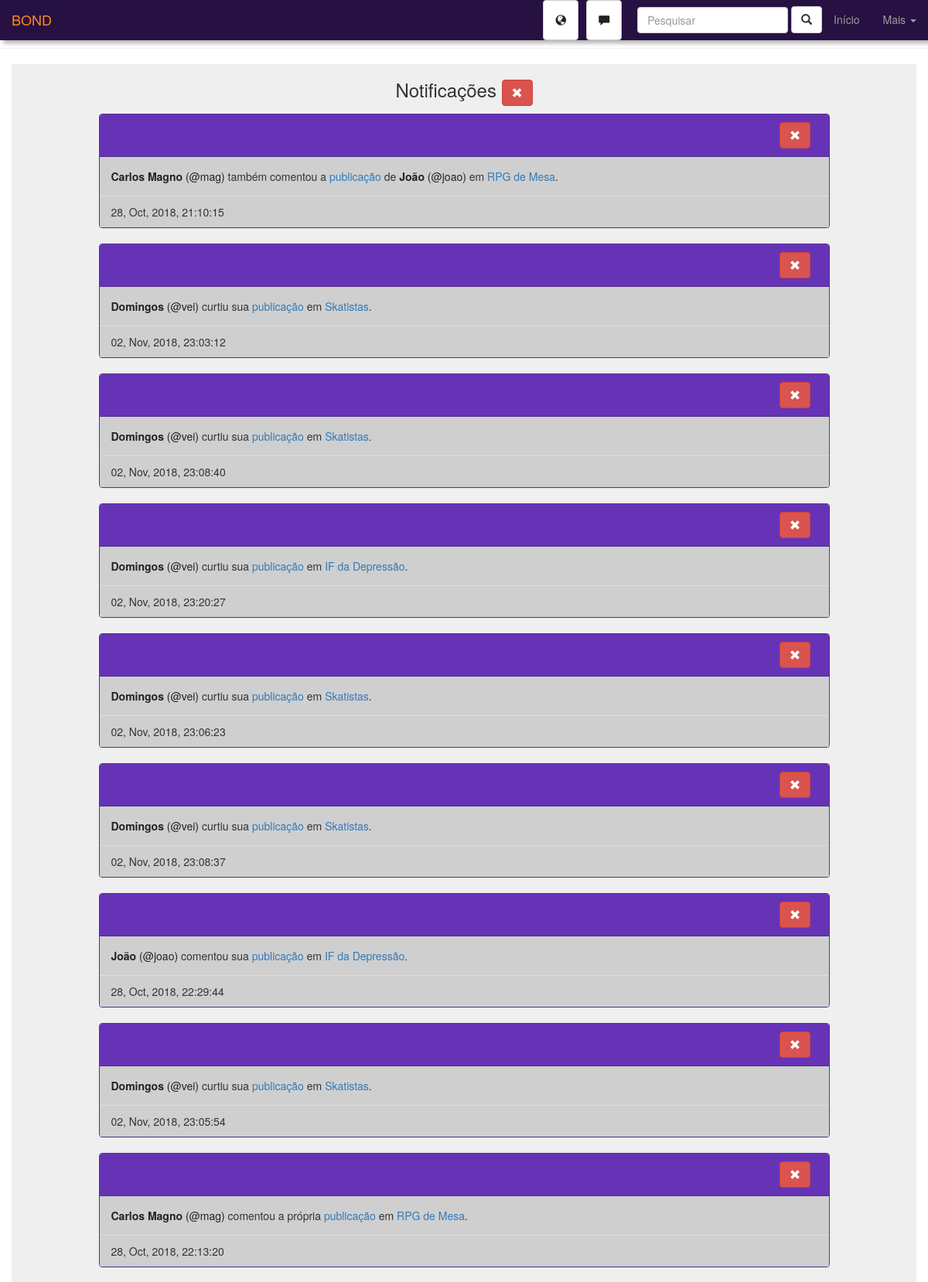
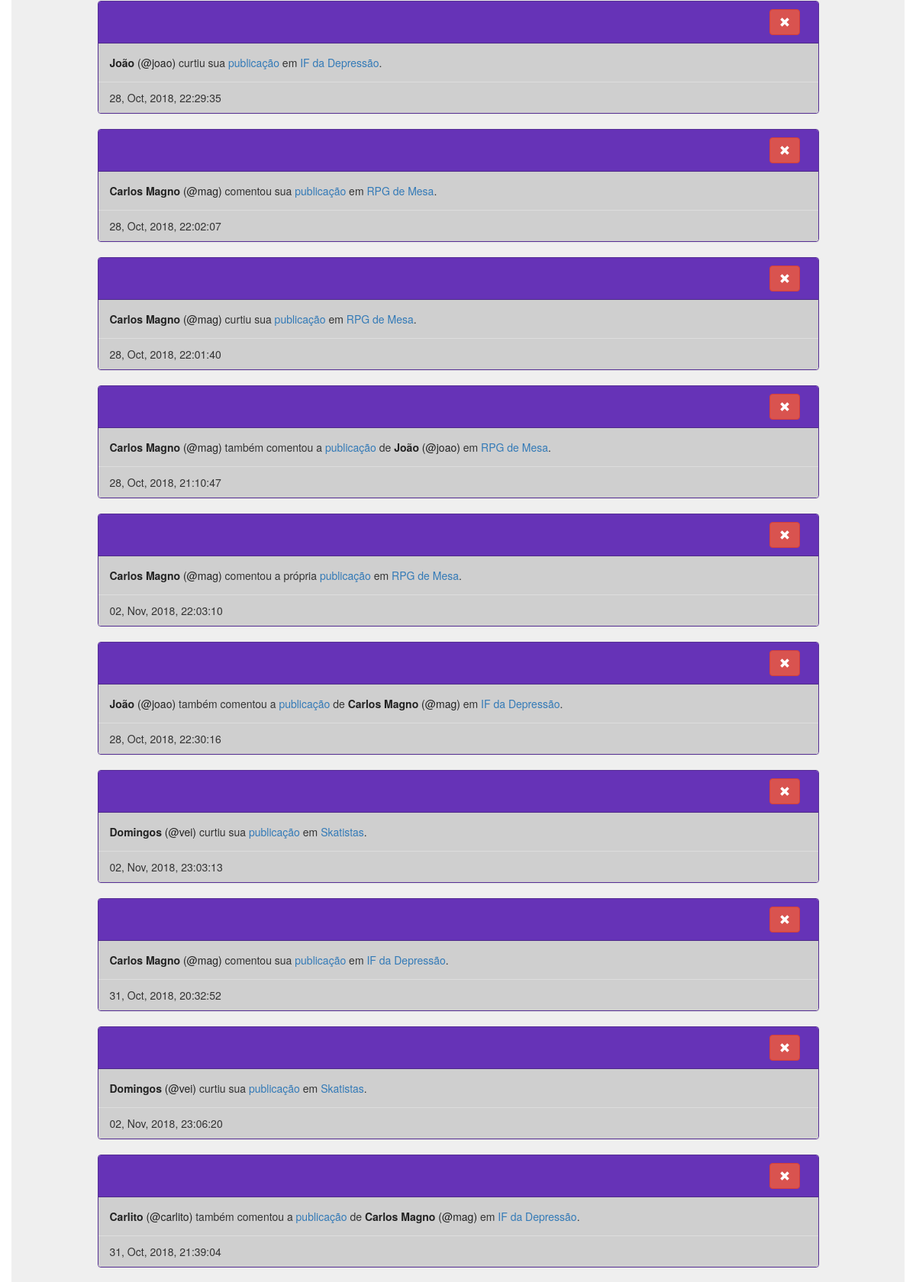
/notifications.php (signed in, upper part), run on the app's committed database (2 pictures, top to bottom).
### tables this page shows
CREATE TABLE IF NOT EXISTS `notifications` (
  `id_notification` int(11) NOT NULL AUTO_INCREMENT,
  `user` int(11) NOT NULL,
  `post` int(11) DEFAULT NULL,
  `community` int(11) DEFAULT NULL,
  `type` enum('like','comment','new_post','join','comment_another','comment_own','following_you') NOT NULL,
  `acting_user` int(11) NOT NULL,
  `r_date` datetime DEFAULT CURRENT_TIMESTAMP,
  `seen` enum('y','n') DEFAULT 'n',
  PRIMARY KEY (`id_notification`)
);

CREATE TABLE IF NOT EXISTS `users` (
  `id_user` int(11) NOT NULL AUTO_INCREMENT,
  `username` varchar(20) NOT NULL,
  `first_name` varchar(60) NOT NULL,
  `last_name` varchar(80) NOT NULL,
  `birthday` date NOT NULL,
  `profile_pic` varchar(200) DEFAULT 'assets/img/default-user-icon.png',
  `passwd` varchar(32) NOT NULL,
  `r_date` datetime NOT NULL DEFAULT CURRENT_TIMESTAMP,
  `gender` enum('M','F','O') DEFAULT NULL,
  `stars` int(11) DEFAULT '0',
  `followers` int(11) DEFAULT '0',
  `following` int(11) DEFAULT '0',
  PRIMARY KEY (`id_user`)
);

CREATE TABLE IF NOT EXISTS `communities` (
  `id_community` int(11) NOT NULL AUTO_INCREMENT,
  `community_name` varchar(100) NOT NULL,
  `r_date` datetime DEFAULT CURRENT_TIMESTAMP,
  `profile_pic` varchar(200) DEFAULT 'assets/img/default-community-icon.png',
  `community_description` varchar(500) DEFAULT NULL,
  `members` int(11) DEFAULT '0',
  PRIMARY KEY (`id_community`)
);

### notifications.php (the view, shortened to what this page needs)
<?php
$id_user = $_SESSION["id_user"];
$conn = connect();
$sql = "SELECT sender FROM `messages` WHERE receiver = $id_user AND seen = 'n' group by sender";
if($q = mysqli_query($conn, $sql)){
    $messages_qnt = 0;
  }else{
    $messages_qnt = 0;
}
$conn = connect();
$sql = "SELECT COUNT(*) as qnt FROM notifications WHERE user = $id_user AND seen = 'n'";
if($q = mysqli_query($conn, $sql)){
  $notifications = mysqli_fetch_assoc($q)["qnt"];
}else{
  $notifications = 0;
}
?>
<!DOCTYPE html>
<html lang="PT-BR">
  <head>
    <link href="css/bootstrap.min.css" rel="stylesheet">
    <link rel="stylesheet" href="css/pattern.css">
  </head>
<body>
<nav class="navbar navbar-inverse navbar-fixed-top" id="navbar-menu">
  <div class="container-fluid">
    <div class="navbar-header">
      <a class="navbar-brand" href="#">BOND</a>
    </div>
    <div class="collapse navbar-collapse" id="bs-example-navbar-collapse-1">
      <ul class="nav navbar-nav navbar-right">
      <li>
      <?php
        if($notifications>0){
          echo '<a href="notifications.php" class="btn btn-warning notification-btn" id="dark-text-nav" style="margin:auto 5px">'.$notifications
          .' <span class="glyphicon glyphicon-globe"></span></a>';
        }else{
          echo '<a href="notifications.php" class="btn btn-default notification-btn" id="dark-text-nav" style="margin:auto 5px">
          <span class="glyphicon glyphicon-globe"></span></a>';
        }
        ?>
        </li>
        <li>
        <?php
        if($messages_qnt>0){
          echo '<a href="chat.php" class="btn btn-warning chat-btn" id="dark-text-nav" style="margin:auto 5px">'.$messages_qnt
          .' <span class="glyphicon glyphicon-comment"></span></a>';
        }else{
          echo '<a href="chat.php" class="btn btn-default chat-btn" id="dark-text-nav"
           style="margin:auto 5px"><span class="glyphicon glyphicon-comment"></span></a>';
        }
        ?>
        </li>
        <li>
    <form class="navbar-form navbar-right" onsubmit="return false">
      <div class="form-group">
        <input type="text" id="nav-search-input" class="form-control" placeholder="Pesquisar" value="<?php if(isset($_GET["q"])){echo $_GET["q"];} ?>">
      </div>
      <a id="nav-search-submit" class="btn btn-default hidden-xs"><label class="glyphicon glyphicon-search"></label></a>
    </form>
      </li>
        <li><a href="home.php">Início</a></li>
        <li class="dropdown">
          <a href="#" class="dropdown-toggle" data-toggle="dropdown"
          role="button" aria-haspopup="true" aria-expanded="false">Mais <span class="caret"></span></a>
        </li>
      </ul>
    </div>
  </div>
</nav>
<hr><hr><hr>
<div class="container">
<div class="row panel-gray">
    <div class="col-lg-10 col-lg-offset-1">
      <h3 class="text-center">Notificações <a title="Limpar Notificações" href='del_all_notifications.php' class='btn btn-danger'>
                  <span class='glyphicon glyphicon-remove'></span></a></h3>
        <?php
        $conn = connect();
        $sql = "SELECT *, date_format(notifications.r_date, '%d, %b, %Y, %T') as data_f,
        UNIX_TIMESTAMP(notifications.r_date) as utimestamp FROM notifications
        JOIN users ON acting_user = users.id_user
        WHERE user = '$id_user'";
        if($query = mysqli_query($conn, $sql)){
            $notifications = array();
            while($row = mysqli_fetch_assoc($query)){
                $notifications[] = $row;
            }
            usort($notifications, "organizer");
            foreach($notifications as $notification){
                $acting_user_fname = $notification["first_name"];
                $acting_user_uname = $notification["username"];
                $acting_id = $notification["id_user"];
                $post = $notification["post"];
                $community = $notification["community"];
                $sql = "SELECT community_name FROM communities
                WHERE id_community = $community";
                if($query = mysqli_query($conn, $sql)){
                  $community_name = mysqli_fetch_assoc($query)["community_name"];
                }
                $type = $notification["type"];
                $id_notification = $notification["id_notification"];
                $time = $notification["data_f"];
                switch($type){
                  case "like":
                    $text = "<a href='see_profile.php?p=$acting_id' class='notification-link'><strong>$acting_user_fname</strong> (@$acting_user_uname)</a>
                     curtiu sua <a href='see_post.php?p=$post' href='dark-text-link'>publicação</a>
                     em <a href='see_community.php?c=$community'>$community_name</a>.";
                    break;
                  case "comment":
                    $text = "<a href='see_profile.php?p=$acting_id' class='notification-link'><strong>$acting_user_fname</strong> (@$acting_user_uname)</a>
                    comentou sua <a href='see_post.php?p=$post' href='dark-text-link'>publicação</a>
                    em <a href='see_community.php?c=$community'>$community_name</a>.";
                    break;
                  case "comment_another":
                    $sql = "SELECT id_user,first_name, username FROM posts
                    JOIN users ON users.id_user = posts.user WHERE id_post = $post";
                    if($query = mysqli_query($conn, $sql)){
                      $data = mysqli_fetch_assoc($query);
                      $r_user_fname = $data["first_name"];
                      $r_user_uname = $data["username"];
                      $r_user_id = $data["id_user"];
                    }
                    $text = "<a href='see_profile.php?p=$acting_id' class='notification-link'><strong>$acting_user_fname</strong> (@$acting_user_uname)</a>
                    também comentou a <a href='see_post.php?p=$post' href='dark-text-link'>publicação</a>
                    de <a href='see_profile.php?p=$r_user_id' class='notification-link'><strong>$r_user_fname</strong> (@$r_user_uname) </a>
                    em <a href='see_community.php?c=$community'>$community_name</a>.";
                    break;
                  case "comment_own":
                    $text = "<a href='see_profile.php?p=$acting_id' class='notification-link'><strong>$acting_user_fname</strong> (@$acting_user_uname)</a>
                    comentou a própria <a href='see_post.php?p=$post' href='dark-text-link'>publicação</a>
                    em <a href='see_community.php?c=$community'>$community_name</a>.";
                    break;
                }
                echo "<div class='panel panel-primary'>
                <div class='panel-heading'><div class='row'>
                <div class='col-lg-1 col-lg-offset-11'>";
                echo "<a href='del_notification.php?n=$id_notification' class='btn btn-danger'>
                  <span class='glyphicon glyphicon-remove'></span></a>";
                echo "</div></div></div>";
                if($notification["seen"]=='n'){
                  echo "<div class='panel-body'>
                  $text
                 </div><div class='panel-footer'>$time</div></div>";
                }else{
                  echo "<div class='panel-body' style='background:#cfcfcf'>
                  $text
                 </div><div class='panel-footer' style='background:#cfcfcf'>$time</div></div>";
                }
            }
        }
        ?>
    </div>
</div>
</div>
</body>
</html>

### css/pattern.css (style rules this page uses)
.panel-gray { background: rgba(100, 100, 100, 0.1); }
.notification-link { color: #222; }
#navbar-menu, #navbar-menu2 { border-bottom: none; box-shadow: 4px 4px 5px rgba(10,10,10,0.3); color: #bbb; }
#dark-text-nav { color: #222; }

### data on the page
notifications: users.first_name "Carlos Magno", users.username "mag", users.first_name "João", users.username "joao", communities.community_name "RPG de Mesa", time "28, Oct, 2018, 21:10:15"
notifications: users.first_name "Domingos", users.username "vei", communities.community_name "Skatistas", time "02, Nov, 2018, 23:03:12"
notifications: users.first_name "Domingos", users.username "vei", communities.community_name "Skatistas", time "02, Nov, 2018, 23:08:40"
notifications: users.first_name "Domingos", users.username "vei", communities.community_name "IF da Depressão", time "02, Nov, 2018, 23:20:27"
notifications: users.first_name "Domingos", users.username "vei", communities.community_name "Skatistas", time "02, Nov, 2018, 23:06:23"
notifications: users.first_name "Domingos", users.username "vei", communities.community_name "Skatistas", time "02, Nov, 2018, 23:08:37"
notifications: users.first_name "João", users.username "joao", communities.community_name "IF da Depressão", time "28, Oct, 2018, 22:29:44"
notifications: users.first_name "Domingos", users.username "vei", communities.community_name "Skatistas", time "02, Nov, 2018, 23:05:54"
notifications: users.first_name "Carlos Magno", users.username "mag", communities.community_name "RPG de Mesa", time "28, Oct, 2018, 22:13:20"
notifications: users.first_name "João", users.username "joao", communities.community_name "IF da Depressão", time "28, Oct, 2018, 22:29:35"
notifications: users.first_name "Carlos Magno", users.username "mag", communities.community_name "RPG de Mesa", time "28, Oct, 2018, 22:02:07"
notifications: users.first_name "Carlos Magno", users.username "mag", communities.community_name "RPG de Mesa", time "28, Oct, 2018, 22:01:40"
notifications: users.first_name "Carlos Magno", users.username "mag", users.first_name "João", users.username "joao", communities.community_name "RPG de Mesa", time "28, Oct, 2018, 21:10:47"
notifications: users.first_name "Carlos Magno", users.username "mag", communities.community_name "RPG de Mesa", time "02, Nov, 2018, 22:03:10"
notifications: users.first_name "João", users.username "joao", users.first_name "Carlos Magno", users.username "mag", communities.community_name "IF da Depressão", time "28, Oct, 2018, 22:30:16"
notifications: users.first_name "Domingos", users.username "vei", communities.community_name "Skatistas", time "02, Nov, 2018, 23:03:13"
notifications: users.first_name "Carlos Magno", users.username "mag", communities.community_name "IF da Depressão", time "31, Oct, 2018, 20:32:52"
notifications: users.first_name "Domingos", users.username "vei", communities.community_name "Skatistas", time "02, Nov, 2018, 23:06:20"
notifications: users.first_name "Carlito", users.username "carlito", users.first_name "Carlos Magno", users.username "mag", communities.community_name "IF da Depressão", time "31, Oct, 2018, 21:39:04"
